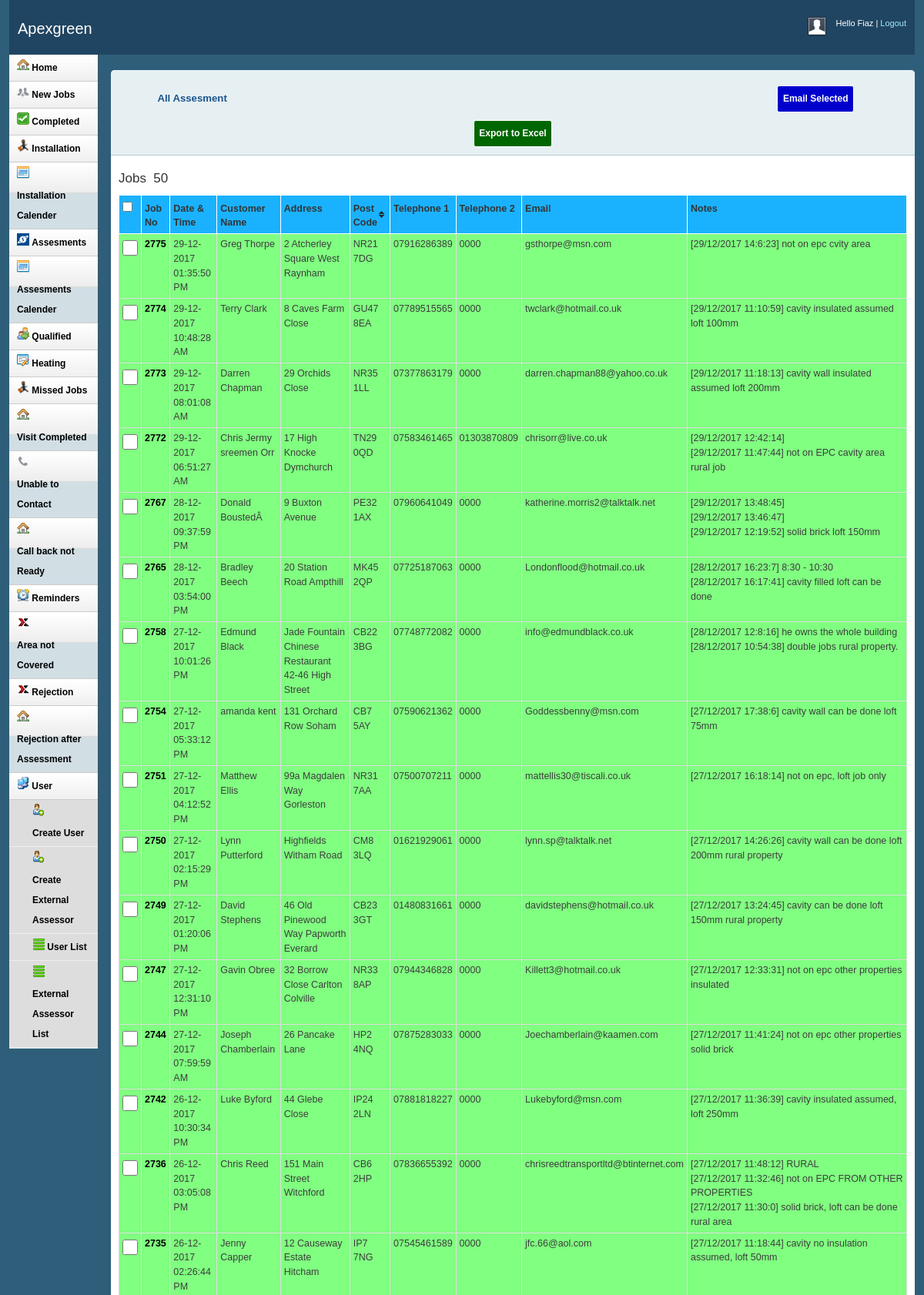
Page /assesment.php (signed in, upper part) on the committed database.
### tables this page shows
CREATE TABLE IF NOT EXISTS `insulations` (
  `ID` int(11) NOT NULL auto_increment,
  `siteID` int(2) NOT NULL,
  `postcode` varchar(10) default NULL,
  `wall_insulation_type` varchar(50) default NULL,
  `roof_insulation_type` varchar(50) default NULL,
  `owner` varchar(50) default NULL,
  `benefits` varchar(1000) default NULL,
  `address` varchar(50) default NULL,
  `first_line_address` varchar(50) default NULL,
  `town` varchar(50) default NULL,
  `title` varchar(50) default NULL,
  `forename` varchar(50) default NULL,
  `surname` varchar(50) default NULL,
  `phone` varchar(50) default NULL,
  `altno` varchar(50) default NULL,
  `time_to_phone` varchar(50) NOT NULL,
  `email` varchar(50) default NULL,
  `add_info` varchar(50) default NULL,
  `fuel_type` varchar(50) default NULL,
  `notes` varchar(255) default NULL,
  `insert_time` timestamp NOT NULL default CURRENT_TIMESTAMP,
  `completed_date` date default NULL,
  `created_by` varchar(20) default 'ONLINE',
  `boiler_period` varchar(100) default NULL,
  `property_type` varchar(100) NOT NULL,
  `propertyPeriod` varchar(100) NOT NULL,
  `hdn_payment_type` varchar(100) default 'NA',
  `lead_source` varchar(100) NOT NULL,
  `cavity_charges` float NOT NULL,
  `cavity_area` float NOT NULL,
  `cavity_gap` float NOT NULL,
  `loft_charges` float NOT NULL,
  `loft_area` float NOT NULL,
  `insu_required` float NOT NULL,
  `assigned_to` int(50) default NULL,
  `email_sent` varchar(20) default NULL,
  `email_sent_date` timestamp NULL default NULL,
  PRIMARY KEY  (`ID`),
  KEY `ins` (`ID`,`insert_time`)
);

### assesment.php (the view, shortened to what this page needs)
<!DOCTYPE html PUBLIC "-//W3C//DTD XHTML 1.0 Strict//EN" "http://www.w3.org/TR/xhtml1/DTD/xhtml1-strict.dtd">
<html xmlns="http://www.w3.org/1999/xhtml">
<head>
    <link rel="stylesheet" type="text/css" href="css/bootstrap.min.css"/>
    <link rel="stylesheet" type="text/css" href="css/bootstrap-datepicker.min.css"/>
    <link rel="stylesheet" type="text/css" href="css/quill-snow.css" media="screen" />
    <link rel="stylesheet" type="text/css" href="css/reset.css" media="screen" />
    <link rel="stylesheet" type="text/css" href="css/text.css" media="screen" />
    <link rel="stylesheet" type="text/css" href="css/grid.css" media="screen" />
    <link rel="stylesheet" type="text/css" href="css/layout.css" media="screen" />
    <link rel="stylesheet" type="text/css" href="css/nav.css" media="screen" />
    <link rel="stylesheet" type="text/css" href="css/jquery.jqplot.min.css" />
</head>
<body>
    <div class="container_12">
        <div class="grid_12 header-repeat">
            <?php
                    include "head.php";
					?>
        </div>
        <div class="grid_2">
            <div class="box sidemenu">
                <div class="block" id="section-menu">
                    <?php
                    include "sidebar.php";
					?>
                </div>
            </div>
        </div>
        <div class="grid_10">
            <div class="box round first">
                <h2>
                    All Assesment&nbsp&nbsp&nbsp&nbsp&nbsp&nbsp&nbsp&nbsp&nbsp&nbsp&nbsp&nbsp&nbsp&nbsp&nbsp&nbsp&nbsp&nbsp&nbsp&nbsp&nbsp&nbsp&nbsp&nbsp&nbsp&nbsp&nbsp&nbsp&nbsp&nbsp&nbsp&nbsp&nbsp&nbsp&nbsp&nbsp&nbsp&nbsp&nbsp&nbsp&nbsp&nbsp
					&nbsp&nbsp&nbsp&nbsp&nbsp&nbsp&nbsp&nbsp&nbsp&nbsp&nbsp&nbsp&nbsp&nbsp&nbsp&nbsp&nbsp&nbsp&nbsp&nbsp&nbsp&nbsp&nbsp&nbsp&nbsp&nbsp&nbsp&nbsp&nbsp&nbsp&nbsp&nbsp&nbsp&nbsp&nbsp&nbsp&nbsp&nbsp&nbsp&nbsp&nbsp&nbsp
					&nbsp&nbsp&nbsp&nbsp&nbsp&nbsp&nbsp&nbsp&nbsp&nbsp&nbsp&nbsp&nbsp&nbsp&nbsp&nbsp&nbsp&nbsp&nbsp&nbsp&nbsp&nbsp&nbsp&nbsp&nbsp&nbsp&nbsp&nbsp&nbsp&nbsp
					&nbsp&nbsp&nbsp&nbsp&nbsp&nbsp&nbsp&nbsp&nbsp&nbsp&nbsp&nbsp&nbsp&nbsp&nbsp&nbsp&nbsp&nbsp&nbsp&nbsp&nbsp&nbsp&nbsp&nbsp&nbsp&nbsp&nbsp&nbsp&nbsp&nbsp
					&nbsp&nbsp&nbsp&nbsp&nbsp&nbsp&nbsp&nbsp&nbsp&nbsp&nbsp&nbsp&nbsp&nbsp&nbsp
					&nbsp&nbsp&nbsp&nbsp&nbsp&nbsp&nbsp&nbsp&nbsp&nbsp&nbsp&nbsp&nbsp&nbsp&nbsp&nbsp&nbsp&nbsp&nbsp&nbsp&nbsp&nbsp&nbsp&nbsp&nbsp&nbsp&nbsp&nbsp&nbsp&nbsp
                    <input id="send" type="submit" name="emailSelected"  value="Email Selected"style="width: 100px"  onclick="div_show()">
                    <?php
                    if(isset($_SESSION['role']) && $_SESSION['role'] == 'ADMIN') {
                    ?>
                    <button type="button" id="exportExcel">Export to Excel</button>
                        <?php
                    }
                    ?>
				 </h2>
                <div class="block">
                    <div id="employee_table">
					<?php
				include_once("db_connection.php");
                    if(isset($_GET['page'])) {
                        $page = $_GET['page'];
                    } else {
                        $page = 1;
                    }
                    if(isset($_GET['per_page'])) {
                        $per_page = $_GET['per_page'];
                    } else {
                        $per_page = 50;
                    }
                    if($page == '' || $page == 1) {
                        $page1 = 0;
                    } else {
                        $page1 = ($page * $per_page) - $per_page;
                    }
                    $select_query = "select i.ID, Date_format(i.insert_time,'%d-%m-%Y %r') itime,Date_format(i.completed_date,'%d-%m-%Y') completed_date,i.title,i.forename,i.surname,i.address,i.postcode,i.phone, i.altno,i.email,i.notes,ifnull(lse.status_code,'ASMT')  from insulations i , lead_status_event lse where i.ID = lse.id and lse.status_code='ASMT' order by id desc LIMIT $page1, $per_page";
			$res = mysqli_query($conn, $select_query);
                    $num_rows=mysqli_num_rows($res);
                    echo "<h5>";
                    echo "Jobs &nbsp".  $num_rows;
                    echo "</h5>";
            echo "<table border='1' width=100% class='tablesorter'>";
            echo "<thead>";
			echo "<tr bgcolor='#1ab2ff'>";
			echo "<th style='font-weight:bold'>"; echo "<input type='checkbox' id='select-all'/>"; echo "</th>";
			echo "<th style='font-weight:bold'>"; echo "Job No"; echo "</th>";
            echo "<th style='font-weight:bold'>"; echo "Date & Time"; echo "</th>";
            echo "<th style='font-weight:bold'>"; echo "Customer Name"; echo "</th>";
            echo "<th style='font-weight:bold'>"; echo "Address"; echo "</th>";
            echo "<th style='font-weight:bold'>"; echo "Post Code"; echo "</th>";
            echo "<th style='font-weight:bold'>"; echo "Telephone 1"; echo "</th>";
            echo "<th style='font-weight:bold'>"; echo "Telephone 2"; echo "</th>";
            echo "<th style='font-weight:bold'>"; echo "Email"; echo "</th>";
			echo "<th style='font-weight:bold; width: 285px; max-width: initial'>"; echo "Notes"; echo "</th>";
            echo "</tr>";
            echo "</thead>";
            echo "<tbody>";
            while($row=mysqli_fetch_array($res))
            {
                echo "<tr bgcolor=#80ff80>";
				echo "<td>";
				echo "<input type='checkbox'style='width: 20px; height: 20px '  name='chkid'  value='".$row['ID']."' data-email='".$row['email']."' onClick=set_email_arr('".$row['ID']."')>";
				echo "</td>";
				echo "<td>";
				echo "<a href=" .'lead_details.php'."?id=".$row['ID'].">" . $row['ID'] . "</a>";
				echo "</td>";
				echo "<td>"; echo $row["itime"]; echo "</td>";
                echo "<td>"; echo $row["title"] . ' ' . $row["forename"] . ' ' . $row["surname"]; echo "</td>";
                echo "<td>"; echo $row["address"]; echo "</td>";
                echo "<td>"; echo strtoupper ($row["postcode"]); echo "</td>";
                echo "<td>"; echo $row["phone"]; echo "</td>";
                echo "<td>"; echo $row["altno"]; echo "</td>";
                echo "<td>"; echo $row["email"]; echo "</td>";
				echo "<td>"; echo $row["notes"]; echo "</td>";
				 echo "</tr>";
            }
            echo "</tbody>";
            echo "</table>";
            ?>
                    </div>
                </div>
            </div>
        </div>

### css/text.css (style rules this page uses)
body { font: 13px/1.5 Tahoma, Helvetica, Arial, 'Liberation Sans', FreeSans, sans-serif; }
h2 { font-size: 23px; }
h5 { font-size: 17px; }
p, dl, hr, h1, h2, h3, h4, h5, h6, ol, ul, pre, address, fieldset { margin-bottom: 20px; }

### css/grid.css (style rules this page uses)
.container_12, .container_16 { width: 100%; }
.grid_1, .grid_2, .grid_3, .grid_4, .grid_5, .grid_6, .grid_7, .grid_8, .grid_9, .grid_10, .grid_11, .grid_12, .grid_13, .grid_14, .grid_15, .grid_16 { display: inline; float: left; margin-left: 1%; margin-right: 1%; }
.container_12 .grid_12, .container_16 .grid_16 { width: 98%; }
.container_12 .grid_2 { width: 9.666%; }
.container_12 .grid_10 { width: 86.333%; }

### css/layout.css (style rules this page uses)
body { background: #fff; color: #333; font-size: 11px; padding: 0 0 0px; }
a { color: #000; font-weight:bold; text-decoration: none; }
.container_12, .container_16 { background:#2E5E79; }
h1, h2, h3, h4, h5, h6 { line-height:1.2em; margin-bottom:.3em; }
h2 { margin-top:1em; }
.header-repeat { background:url(../img/header-repeat.jpg) repeat-x; }
.box { background:#fff; margin-bottom:20px; padding:10px 10px 10px 10px; margin-left:-8px; }
.box.round { -moz-border-radius: 5px 5px 0px 0px; -webkit-border-radius: 5px 5px 0px 0px; border-radius: 5px 5px 0px 0px; }
.box h2 { font-size:1.2em; font-weight:bold; color:#1B548D; background:#E6F0F3; margin:-10px -10px 0 -10px; padding:10px 12px; border-bottom:1px solid #B3CBD6; -moz-border-radius: 5px 5px 0px 0px; -webkit-border-radius: 5px 5px 0px 0px; border-radius: 5px 5px 0px 0px; }
.box.first { margin-top:20px; }
.block { padding-top:20px; }
.box.sidemenu { background-color:#D1DEE4; border-right:1px solid #3A5665; padding:0px; margin:0px; cursor:pointer; }
.box.sidemenu .block { padding-top:0px; margin-top:0px; }
.block { padding-bottom:1px; }
html, body { min-height: 100%; }
table.tablesorter { background-color: #CDCDCD; margin:10px 0pt 15px; font-size: 8pt; width: 100%; text-align: left; }
table.tablesorter thead tr th, table.tablesorter tfoot tr th { border: 1px solid #FFF; padding: 4px; }
table.tablesorter thead tr .header { background-image: url(../img/bg.gif); background-repeat: no-repeat; background-position: center right; cursor: pointer; }
table.tablesorter tbody td { color: #3D3D3D; padding: 4px; vertical-align: top; }
#employee_table { position: relative; }
table.tablesorter thead tr .header { padding-right: 15px; }

### css/nav.css (style rules this page uses)
table { font-family: arial, sans-serif; border-collapse: collapse; width: 100%; }
th { border: 1px solid #dddddd; text-align: left; padding: 8px; font-family:'Raleway',sans-serif; font-size:12.5px }
td { border: solid 1px #dddddd; border-left: none; border-right: none; text-align: center; padding: 8px; font-family:Arial, Helvetica, sans-serif; font-size:12.5px; }
#send, button { width:10%; height:35px; margin-top:10px; border-radius:3px; background-color:#006600; border:1px solid #fff; color:#fff; font-family:'Raleway',sans-serif; font-size:12px }

### assesment.php (style rules this page uses)
table { font-family: arial, sans-serif; border-collapse: collapse; width: 100%; }
td, th { border: 1px solid #dddddd; text-align: left; padding: 8px; font-family:'Raleway',sans-serif; font-size:12.5px }
#send { width:10%; height:35px; margin-top:10px; border-radius:3px; background-color:#0000cc; border:1px solid #fff; color:#fff; font-family:'Raleway',sans-serif; font-size:12px }
h2 { background-color:#FEFFED; padding:20px 35px; margin:-10px -50px; text-align:center; border-radius:10px 10px 0 0 }

### rows in the picture
insulations: ID "2775", itime "29-12-2017 01:35:50 PM", forename "Greg", surname "Thorpe", address "2 Atcherley Square West Raynham", postcode "NR21 7DG", phone "07916286389", altno "0000", email "gsthorpe@msn.com", notes "[29/12/2017 14:6:23] not on epc cvity area"
insulations: ID "2774", itime "29-12-2017 10:48:28 AM", forename "Terry", surname "Clark", address "8 Caves Farm Close", postcode "GU47 8EA", phone "07789515565", altno "0000", email "twclark@hotmail.co.uk", notes "[29/12/2017 11:10:59] cavity insulated assumed loft 100mm"
insulations: ID "2773", itime "29-12-2017 08:01:08 AM", forename "Darren", surname "Chapman", address "29 Orchids Close", postcode "NR35 1LL", phone "07377863179", altno "0000", email "darren.chapman88@yahoo.co.uk", notes "[29/12/2017 11:18:13] cavity wall insulated assumed loft 200mm"
insulations: ID "2772", itime "29-12-2017 06:51:27 AM", forename "Chris Jermy sreemen", surname "Orr", address "17 High Knocke Dymchurch", postcode "TN29 0QD", phone "07583461465", altno "01303870809", email "chrisorr@live.co.uk", notes "[29/12/2017 12:42:14] [29/12/2017 11:47:44] not on EPC cavity area rural job"
insulations: ID "2767", itime "28-12-2017 09:37:59 PM", forename "Donald", surname "BoustedÂ", address "9 Buxton Avenue", postcode "PE32 1AX", phone "07960641049", altno "0000", email "katherine.morris2@talktalk.net", notes "[29/12/2017 13:48:45] [29/12/2017 13:46:47] [29/12/2017 12:19:52] solid brick loft 150mm"
insulations: ID "2765", itime "28-12-2017 03:54:00 PM", forename "Bradley", surname "Beech", address "20 Station Road Ampthill", postcode "MK45 2QP", phone "07725187063", altno "0000", email "Londonflood@hotmail.co.uk", notes "[28/12/2017 16:23:7] 8:30 - 10:30 [28/12/2017 16:17:41] cavity filled loft can be done"
insulations: ID "2758", itime "27-12-2017 10:01:26 PM", forename "Edmund", surname "Black", address "Jade Fountain Chinese Restaurant 42-46 High Street", postcode "CB22 3BG", phone "07748772082", altno "0000", email "info@edmundblack.co.uk", notes "[28/12/2017 12:8:16] he owns the whole building [28/12/2017 10:54:38] double jobs rural property."
insulations: ID "2754", itime "27-12-2017 05:33:12 PM", forename "amanda", surname "kent", address "131 Orchard Row Soham", postcode "CB7 5AY", phone "07590621362", altno "0000", email "Goddessbenny@msn.com", notes "[27/12/2017 17:38:6] cavity wall can be done loft 75mm"
insulations: ID "2751", itime "27-12-2017 04:12:52 PM", forename "Matthew", surname "Ellis", address "99a Magdalen Way Gorleston", postcode "NR31 7AA", phone "07500707211", altno "0000", email "mattellis30@tiscali.co.uk", notes "[27/12/2017 16:18:14] not on epc, loft job only"
insulations: ID "2750", itime "27-12-2017 02:15:29 PM", forename "Lynn", surname "Putterford", address "Highfields Witham Road", postcode "CM8 3LQ", phone "01621929061", altno "0000", email "lynn.sp@talktalk.net", notes "[27/12/2017 14:26:26] cavity wall can be done loft 200mm rural property"
insulations: ID "2749", itime "27-12-2017 01:20:06 PM", forename "David", surname "Stephens", address "46 Old Pinewood Way Papworth Everard", postcode "CB23 3GT", phone "01480831661", altno "0000", email "davidstephens@hotmail.co.uk", notes "[27/12/2017 13:24:45] cavity can be done loft 150mm rural property"
insulations: ID "2747", itime "27-12-2017 12:31:10 PM", forename "Gavin", surname "Obree", address "32 Borrow Close Carlton Colville", postcode "NR33 8AP", phone "07944346828", altno "0000", email "Killett3@hotmail.co.uk", notes "[27/12/2017 12:33:31] not on epc other properties insulated"
insulations: ID "2744", itime "27-12-2017 07:59:59 AM", forename "Joseph", surname "Chamberlain", address "26 Pancake Lane", postcode "HP2 4NQ", phone "07875283033", altno "0000", email "Joechamberlain@kaamen.com", notes "[27/12/2017 11:41:24] not on epc other properties solid brick"
insulations: ID "2742", itime "26-12-2017 10:30:34 PM", forename "Luke", surname "Byford", address "44 Glebe Close", postcode "IP24 2LN", phone "07881818227", altno "0000", email "Lukebyford@msn.com", notes "[27/12/2017 11:36:39] cavity insulated assumed, loft 250mm"
insulations: ID "2736", itime "26-12-2017 03:05:08 PM", forename "Chris", surname "Reed", address "151 Main Street Witchford", postcode "CB6 2HP", phone "07836655392", altno "0000", email "chrisreedtransportltd@btinternet.com", notes "[27/12/2017 11:48:12] RURAL [27/12/2017 11:32:46] not on EPC FROM OTHER PROPERTIES [27/12/2017 11:30:0] solid brick, loft can be done rural area"
insulations: ID "2735", itime "26-12-2017 02:26:44 PM", forename "Jenny", surname "Capper", address "12 Causeway Estate Hitcham", postcode "IP7 7NG", phone "07545461589", altno "0000", email "jfc.66@aol.com", notes "[27/12/2017 11:18:44] cavity no insulation assumed, loft 50mm"

### other values in the picture
$var_user "Fiaz"
$num_rows "50"
